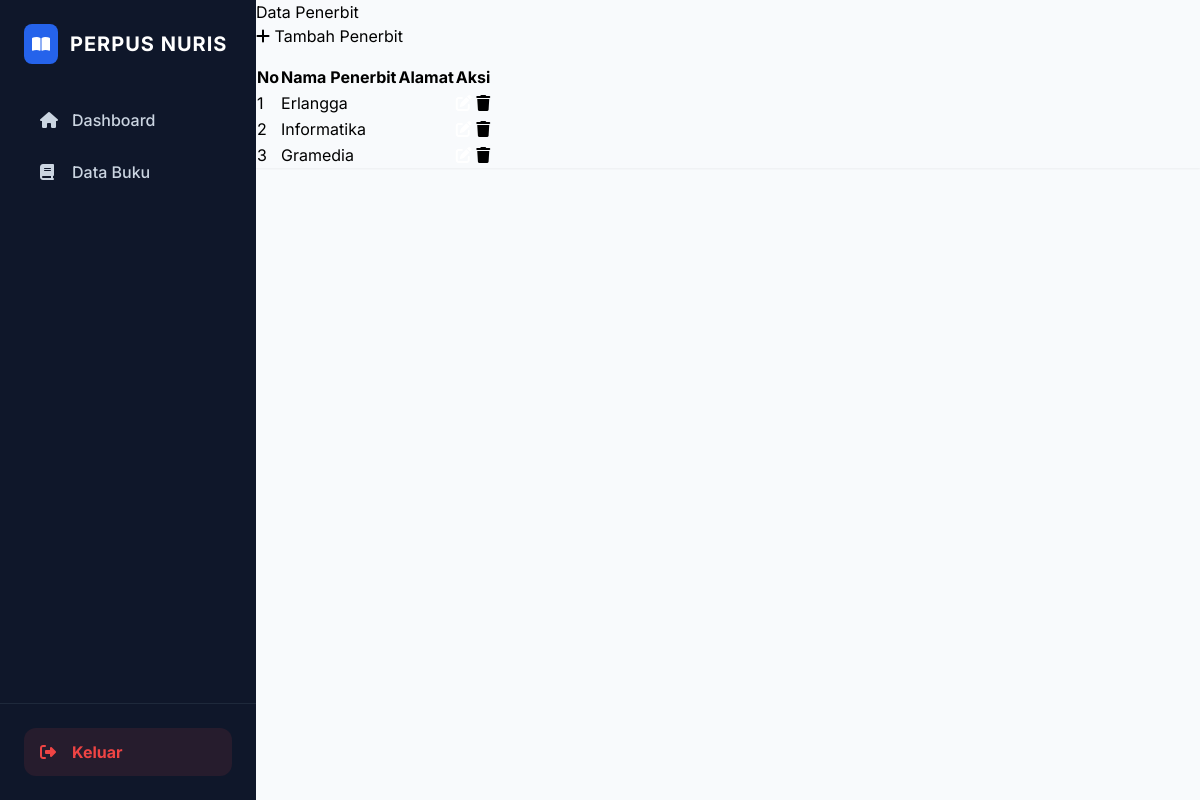
Page /pages/penerbit/index.php on the earlier database version.
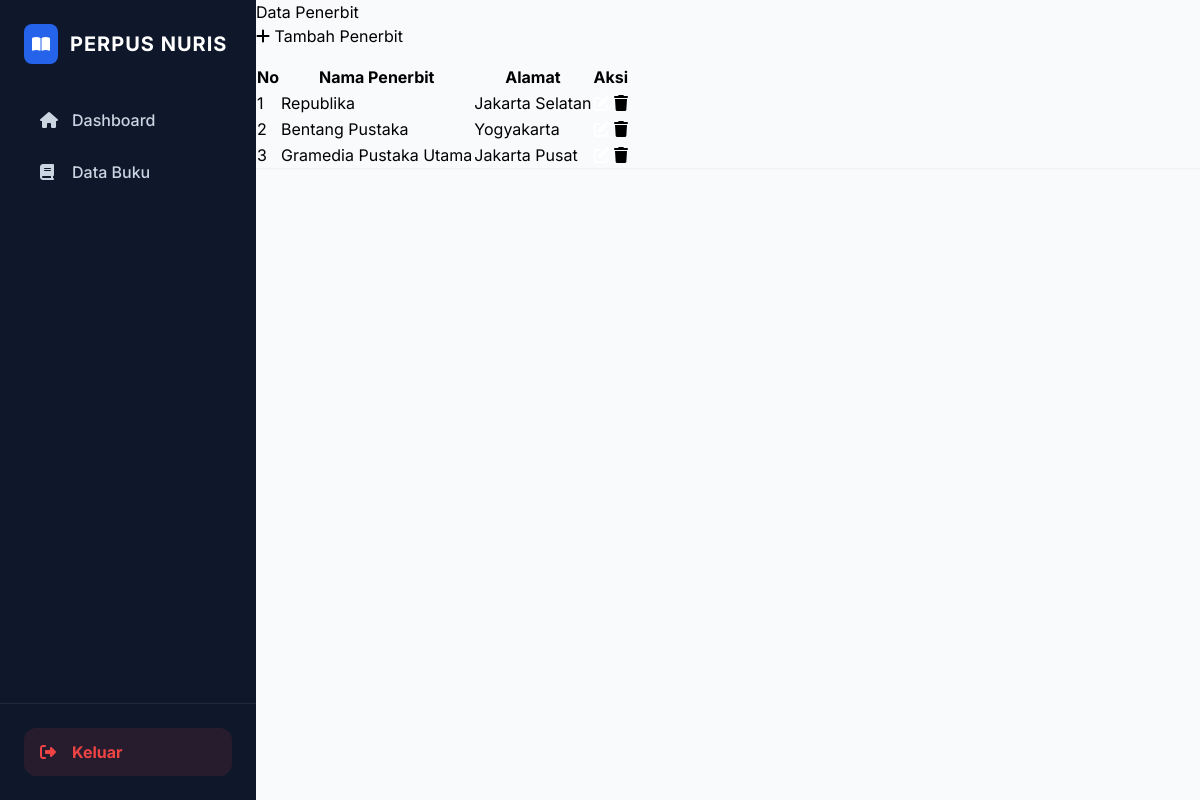
Same page on the later database version.
### tables this page shows
CREATE TABLE `penerbit` (
  `id` int(11) NOT NULL AUTO_INCREMENT,
  `nama_penerbit` varchar(100) NOT NULL,
  `alamat_penerbit` text,
  PRIMARY KEY (`id`)
);

### pages/penerbit/index.php (the view)
<?php
require_once "../../konek.php";
require_once "../../layout/header.php";
require_once "../../layout/sidebar.php";
?>
<div class="container-fluid">
    <div class="d-flex justify-content-between align-items-center mb-4">
        <h4 class="mb-0">Data Penerbit</h4>
        <a href="tambah.php" class="btn btn-primary"><i class="fas fa-plus"></i> Tambah Penerbit</a>
    </div>
    <div class="card shadow-sm border-0">
        <div class="card-body">
            <table class="table table-hover">
                <thead class="table-light">
                    <tr>
                        <th>No</th>
                        <th>Nama Penerbit</th>
                        <th>Alamat</th>
                        <th>Aksi</th>
                    </tr>
                </thead>
                <tbody>
                    <?php
                    $no = 1;
                    $query = mysqli_query($conn, "SELECT * FROM penerbit ORDER BY id DESC");
                    while($d = mysqli_fetch_array($query)) :
                    ?>
                    <tr>
                        <td><?= $no++; ?></td>
                        <td><?= $d['nama_penerbit']; ?></td>
                        <td><?= $d['alamat_penerbit']; ?></td>
                        <td>
                            <a href="edit.php?id=<?= $d['id']; ?>" class="btn btn-sm btn-warning text-white"><i class="fas fa-edit"></i></a>
                            <a href="hapus.php?id=<?= $d['id']; ?>" class="btn btn-sm btn-danger" onclick="return confirm('Yakin ingin menghapus?')"><i class="fas fa-trash"></i></a>
                        </td>
                    </tr>
                    <?php endwhile; ?>
                </tbody>
            </table>
        </div>
    </div>
</div>
<?php require_once "../../layout/footer.php"; ?>

Differences in the rows shown:
changed penerbit: nama_penerbit "Erlangga" → "Republika"; alamat_penerbit (not shown) → "Jakarta Selatan"
changed penerbit: nama_penerbit "Informatika" → "Bentang Pustaka"; alamat_penerbit (not shown) → "Yogyakarta"
changed penerbit: nama_penerbit "Gramedia" → "Gramedia Pustaka Utama"; alamat_penerbit (not shown) → "Jakarta Pusat"
